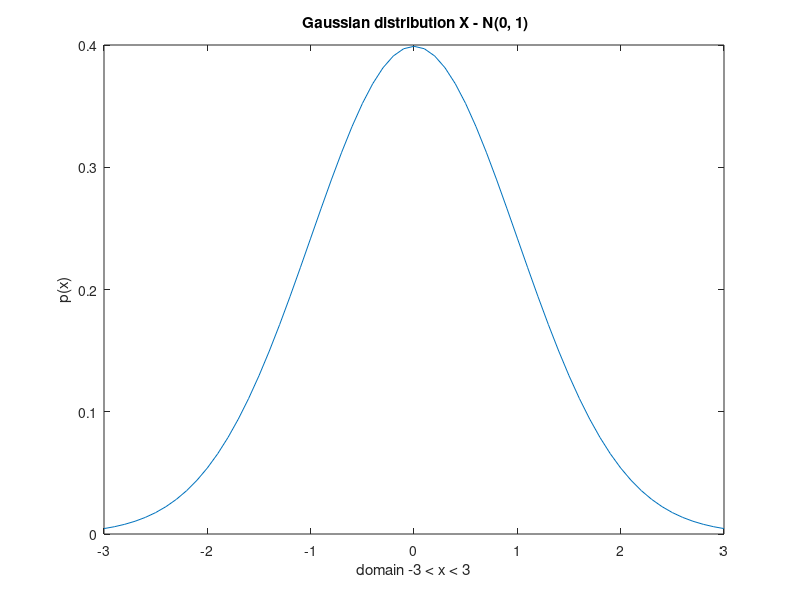

MATLAB code for this plot: (Note: this script raises an error after producing the figure.)
function [] = toShowGauss2()
%  Consider a Gaussian distribution X ?N(0, 1).
x = (-3:.1:3); % in steps of .1, drawing the x axis array
y = normpdf(x,0,1);
figure(4)
plot(x,y)
title(" Gaussian distribution X - N(0, 1)");
xlabel("domain -3 < x < 3")
ylabel(" p(x) ")




% Generate 3 different set of samples from this distribution for each
% of the three sample sizes N =100,N =1,000,and N =100,000,
a = normrnd(0,1,100,1); % getting 100 samples from a gaussian distribution of mean 0, variance 1
figure(1)
histogram(a, 'normalization', 'pdf');
title(" 100 samples of X - N (0, 1) - histogram - underlying pdf");
xlabel("domain -3 < x < 3")
ylabel(" no. of values")
hold on
%pdf1
y = -3:0.1:3;
mu = 0;
sigma = 1;
f = exp(-(y-mu).^2./(2*sigma^2))./(sigma*sqrt(2*pi));
plot(y,f,'LineWidth',2)
% **************************

b = normrnd(0,1,1000,1); % getting 1000 samples from a gaussian distribution of mean 0, variance 1
figure(2)
histogram(b,'normalization', 'pdf')
title(" 1000 samples of X - N (0, 1) - histogram - underlying pdf");
xlabel("domain -3 < x < 3")
ylabel(" no. of values")
hold on;
%pdf2
y = -3:0.1:3;
mu = 0;
sigma = 1;
f = exp(-(y-mu).^2./(2*sigma^2))./(sigma*sqrt(2*pi));
plot(y,f,'LineWidth',2)
% ******************************
c = normrnd(0,1,100000,1); % getting 100000 samples frpm a gaussian distribution of mean 0, variance 1

figure(3)
histogram(c,'normalization','pdf')
title(" 100000 samples of X - N (0, 1) - histogram - underlying pdf");
xlabel("domain -3 < x < 3")
ylabel(" no. of values")
% pdf3
hold on;
y = -3:0.1:3;
mu = 0;
sigma = 1;
f = exp(-(y-mu).^2./(2*sigma^2))./(sigma*sqrt(2*pi));
plot(y,f,'LineWidth',2)

end

